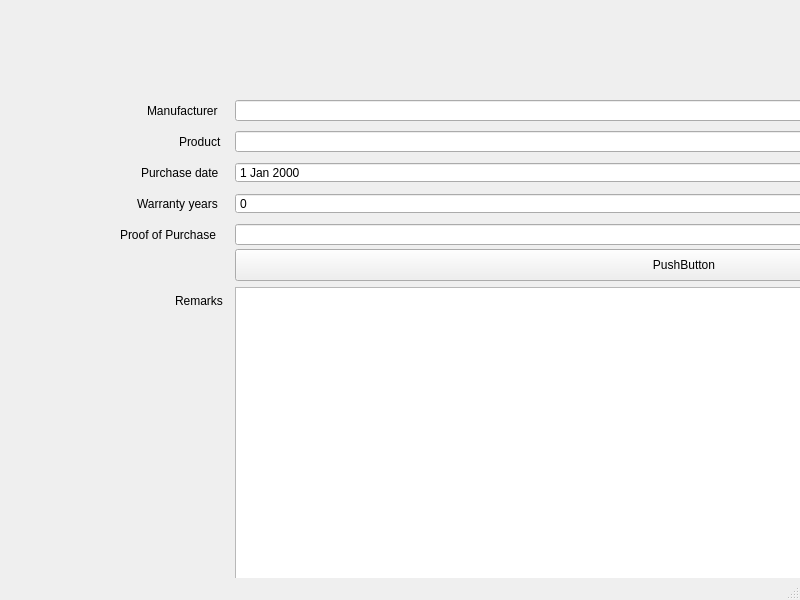
<?xml version="1.0" encoding="UTF-8"?>
<ui version="4.0">
 <class>MainWindow</class>
 <widget class="QMainWindow" name="MainWindow">
  <property name="geometry">
   <rect>
    <x>0</x>
    <y>0</y>
    <width>800</width>
    <height>600</height>
   </rect>
  </property>
  <property name="windowTitle">
   <string>MainWindow</string>
  </property>
  <widget class="QWidget" name="centralwidget">
   <widget class="QLabel" name="label_6">
    <property name="geometry">
     <rect>
      <x>175</x>
      <y>287</y>
      <width>52</width>
      <height>28</height>
     </rect>
    </property>
    <property name="text">
     <string>Remarks</string>
    </property>
   </widget>
   <widget class="QLabel" name="label">
    <property name="geometry">
     <rect>
      <x>147</x>
      <y>100</y>
      <width>80</width>
      <height>21</height>
     </rect>
    </property>
    <property name="text">
     <string>Manufacturer</string>
    </property>
   </widget>
   <widget class="QLineEdit" name="lineEdit_2">
    <property name="geometry">
     <rect>
      <x>235</x>
      <y>131</y>
      <width>898</width>
      <height>21</height>
     </rect>
    </property>
   </widget>
   <widget class="QLabel" name="label_4">
    <property name="geometry">
     <rect>
      <x>137</x>
      <y>193</y>
      <width>90</width>
      <height>21</height>
     </rect>
    </property>
    <property name="text">
     <string>Warranty years</string>
    </property>
   </widget>
   <widget class="QLabel" name="label_2">
    <property name="geometry">
     <rect>
      <x>179</x>
      <y>131</y>
      <width>48</width>
      <height>21</height>
     </rect>
    </property>
    <property name="text">
     <string>Product</string>
    </property>
   </widget>
   <widget class="QLabel" name="label_3">
    <property name="geometry">
     <rect>
      <x>141</x>
      <y>162</y>
      <width>86</width>
      <height>21</height>
     </rect>
    </property>
    <property name="text">
     <string>Purchase date</string>
    </property>
   </widget>
   <widget class="QLineEdit" name="lineEdit">
    <property name="geometry">
     <rect>
      <x>235</x>
      <y>100</y>
      <width>898</width>
      <height>21</height>
     </rect>
    </property>
   </widget>
   <widget class="QSpinBox" name="spinBox">
    <property name="geometry">
     <rect>
      <x>235</x>
      <y>193</y>
      <width>898</width>
      <height>21</height>
     </rect>
    </property>
   </widget>
   <widget class="QLineEdit" name="lineEdit_3">
    <property name="geometry">
     <rect>
      <x>235</x>
      <y>224</y>
      <width>898</width>
      <height>21</height>
     </rect>
    </property>
   </widget>
   <widget class="QPushButton" name="pushButton">
    <property name="geometry">
     <rect>
      <x>235</x>
      <y>249</y>
      <width>898</width>
      <height>32</height>
     </rect>
    </property>
    <property name="text">
     <string>PushButton</string>
    </property>
   </widget>
   <widget class="QTextEdit" name="textEdit">
    <property name="geometry">
     <rect>
      <x>235</x>
      <y>287</y>
      <width>898</width>
      <height>552</height>
     </rect>
    </property>
   </widget>
   <widget class="QLabel" name="label_5">
    <property name="geometry">
     <rect>
      <x>120</x>
      <y>224</y>
      <width>107</width>
      <height>21</height>
     </rect>
    </property>
    <property name="text">
     <string>Proof of Purchase</string>
    </property>
   </widget>
   <widget class="QDateEdit" name="dateEdit">
    <property name="geometry">
     <rect>
      <x>235</x>
      <y>162</y>
      <width>898</width>
      <height>21</height>
     </rect>
    </property>
   </widget>
  </widget>
  <widget class="QMenuBar" name="menubar">
   <property name="geometry">
    <rect>
     <x>0</x>
     <y>0</y>
     <width>800</width>
     <height>24</height>
    </rect>
   </property>
  </widget>
  <widget class="QStatusBar" name="statusbar"/>
 </widget>
 <resources/>
 <connections/>
</ui>
